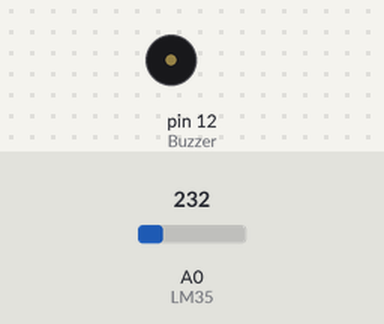
The sketch below on a simulated Arduino Uno, built with avr-gcc and run on an emulated ATmega328P. Parts: buzzer (waves = sounding, pin HIGH). Inputs (shaded band) come from the test bench; at power-on: A0 (LM35) = 232.

Above: at 1.2 s.
1.3 s: A0 (LM35) set to 286
2.8 s: A0 (LM35) set to 316
At 3.3 s:
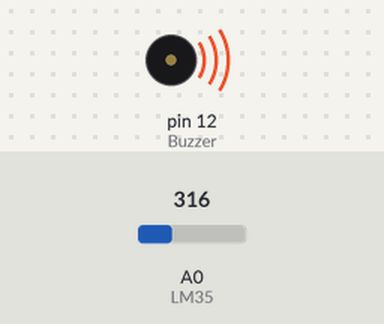
4.3 s: A0 (LM35) set to 290
At 5.5 s:
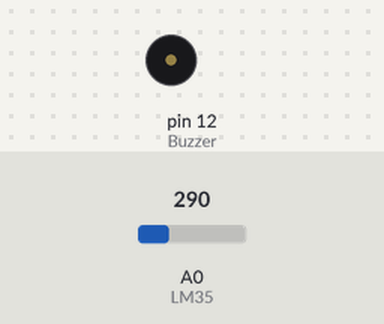
5.8 s: A0 (LM35) set to 336
At 6.7 s:
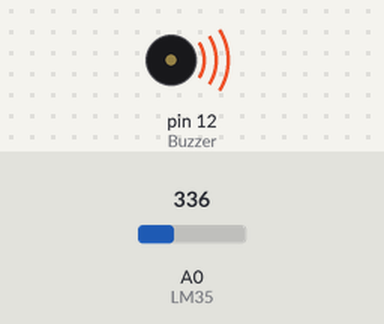
Timing chart, 0 to 8.3 s (numbered marks = the images above; inputs shaded):
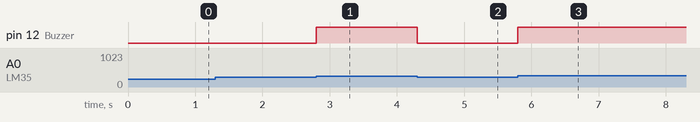

The sketch:

sketch_may22d.ino
```cpp
const int LM35 = 0;
float temperatura = 0;
int ADClido = 0;
const int Buzzer = 12;
void setup(){
  analogReference(INTERNAL); //No Mega, use INTERNAL1V1, no Leonardo remova essa linha
  pinMode(Buzzer, OUTPUT);
}
void loop(){
  ADClido = analogRead(LM35);
  temperatura = ADClido * 0.1075268817204301; //no Leonardo use 0.4887585532
  if(temperatura > 32){ // setei como 25oC
    digitalWrite(Buzzer, HIGH);
  }
  else{
    digitalWrite(Buzzer, LOW);
  }
}
```

Measured:
- the behaviour switches between 297 and 298 on A0 (LM35) (found by bisection; images 0 and 1)
- after the input at 1.3 s, every drawn part: stays the same
- after the input at 2.8 s, pin 12 (Buzzer): LOW → HIGH at once
- after the input at 4.3 s, pin 12 (Buzzer): HIGH → LOW at once
- after the input at 5.8 s, pin 12 (Buzzer): LOW → HIGH at once
